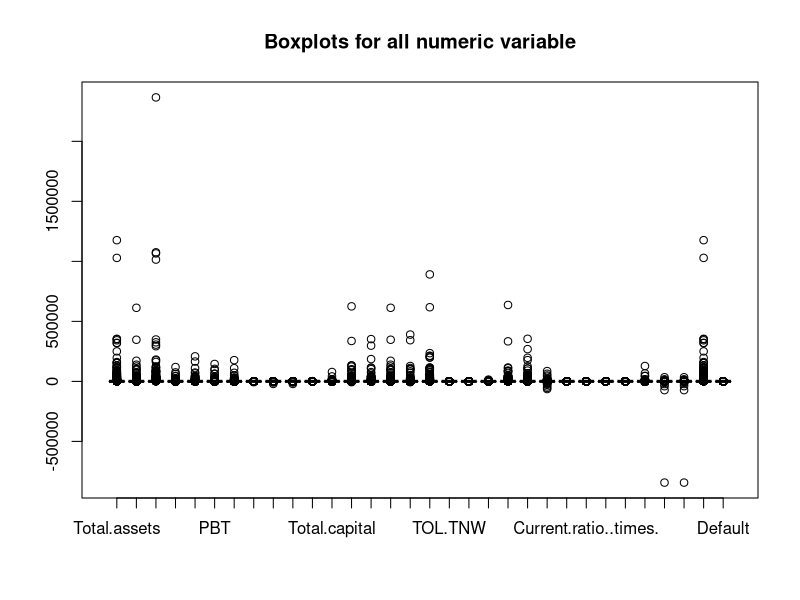
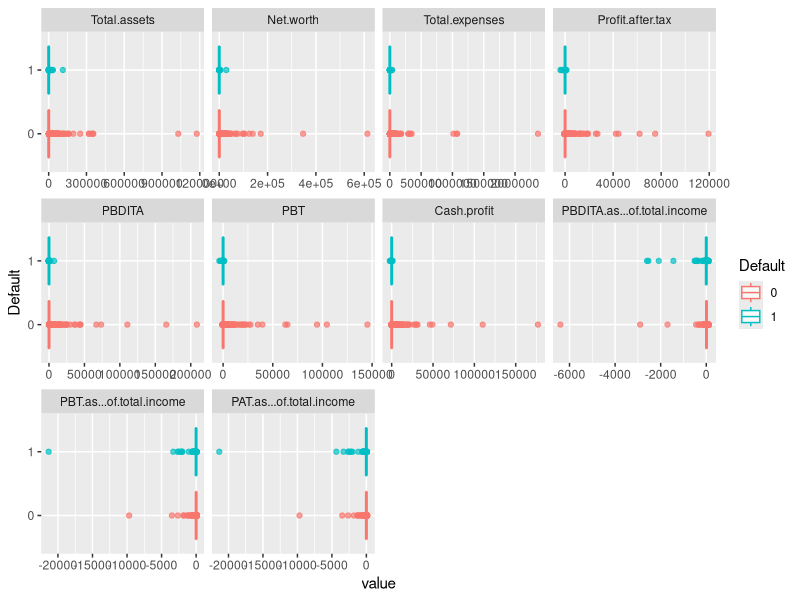
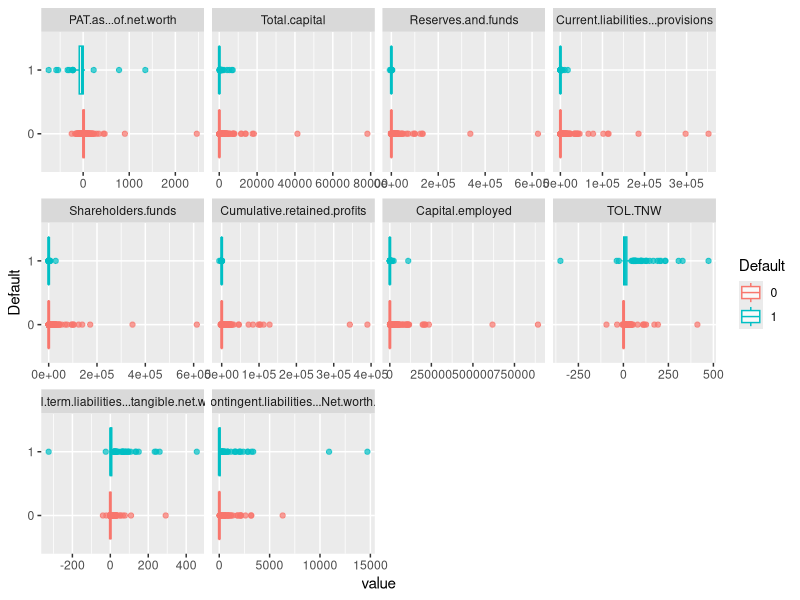
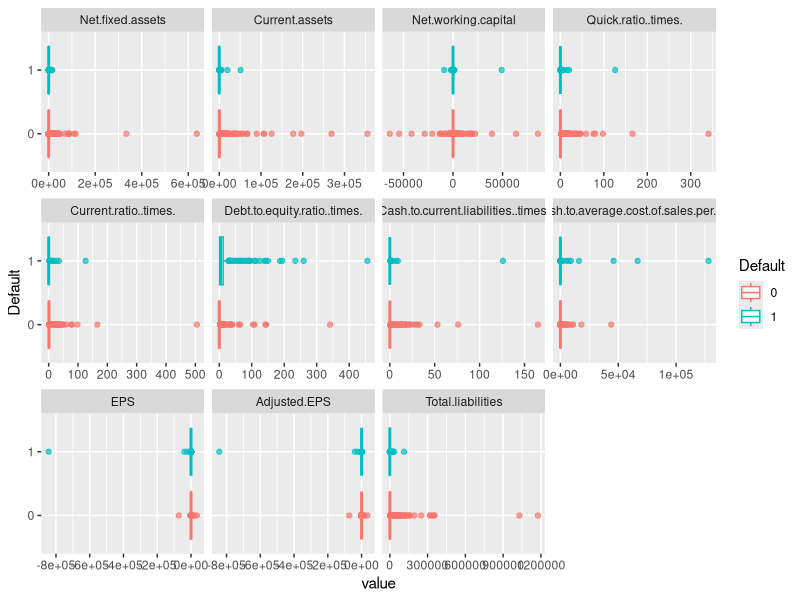
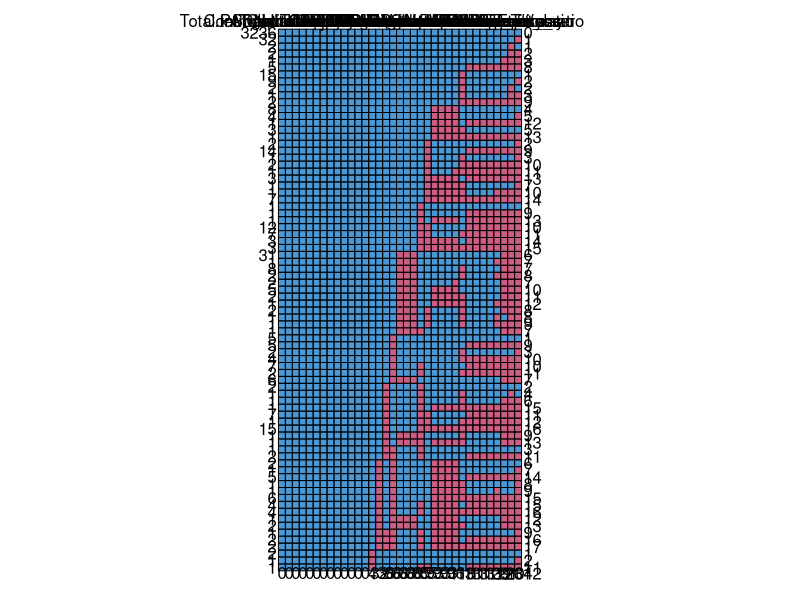
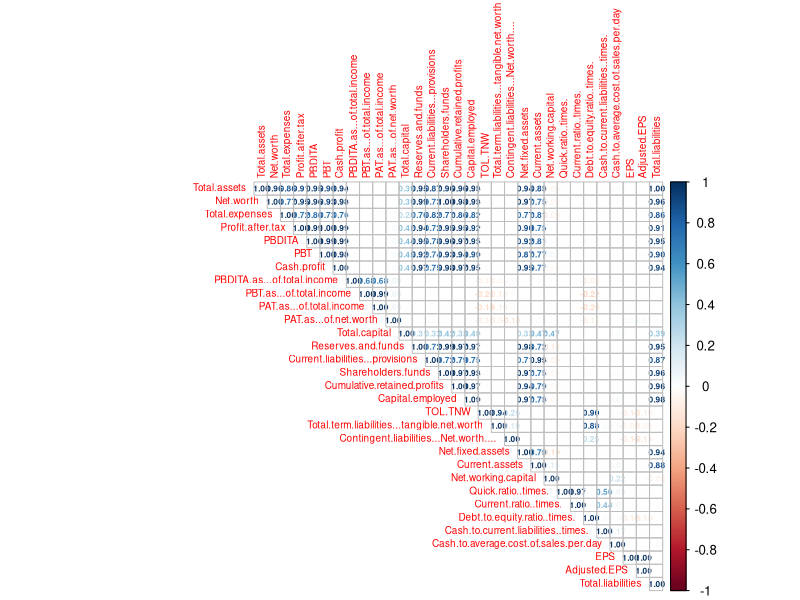
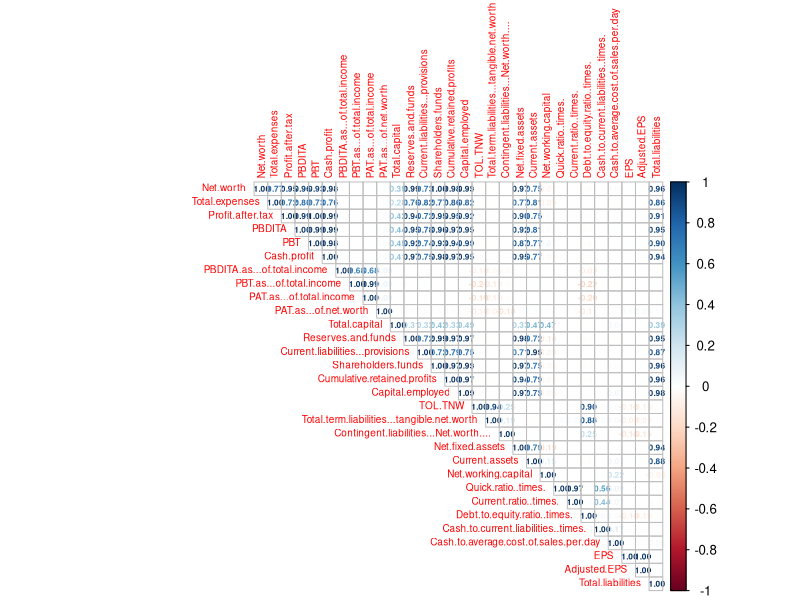
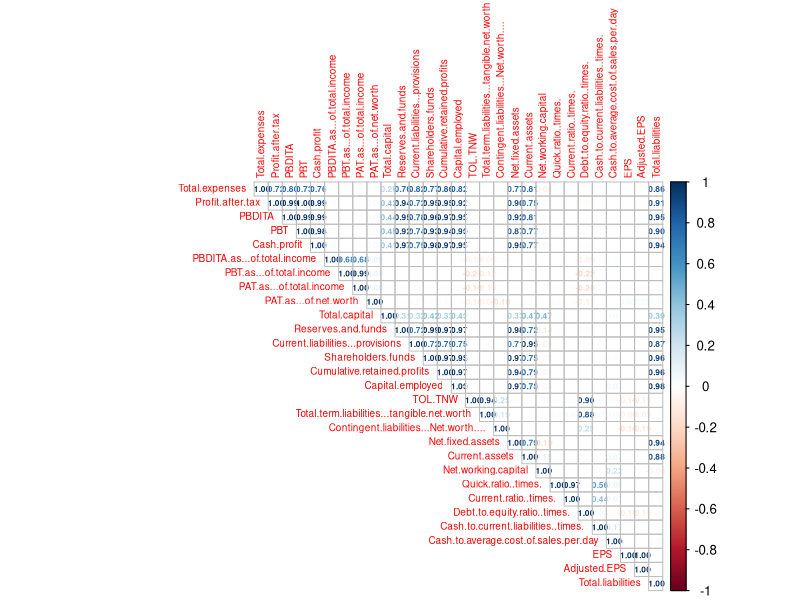

R code for these plots, in order:
#Reading the data and checking for missing values, a particular 
#variable having 5% more than to that of the complete data will be dropped
rm(list=ls())
de=read.csv("DATA1.csv",header = T)
de=de[,-22]
summary(de)
de$Networth.Next.Year=ifelse(de$Networth.Next.Year>0,0,1)
de$Networth.Next.Year=as.factor(de$Networth.Next.Year)
colnames(de)[2]="Default"
de=de[,-1]
de[, 2:50] <- sapply(de[, 2:50], as.integer)
de1=de[,2:50]

Miss <- function(x){sum(is.na(x))/length(x)*100}
apply(de1,2,Miss)

de2 <- cbind(de1, de$Default)
de2[, 1:49] <- sapply(de2[, 1:49], as.numeric)


de2=de2[,-c(3,4,13,15,16,17,20,22,29,31,39:45,49)]
apply(de2,2,Miss)
colnames(de2)[32]="Default"

table(de2$Default)
243/(243+3298)

#Boxplots for  to check the spread of the data and to spot outliers, 
#will not treating them as they seem to be valid data and plus the iqr is very narrow.

boxplot(de2,main="Boxplots for all numeric variable")

#Bivariate analysis with Default as a factor
library(reshape2)
st1<- melt(de2[,c((1:10),32)], id = c("Default"))
st2<- melt(de2[,c((11:20),32)], id = c("Default"))
st3<- melt(de2[,c((21:31),32)], id = c("Default"))

#  box plots
library(tidyverse)
zz <- ggplot(st1, aes(x=Default, y=value))
zz+geom_boxplot(aes(color = Default), alpha=0.7 ) +
  facet_wrap(~variable,scales = "free_x", nrow = 3)+
  coord_flip()
zz <- ggplot(st2, aes(x=Default, y=value))
zz+geom_boxplot(aes(color = Default), alpha=0.7 ) +
  facet_wrap(~variable,scales = "free_x", nrow = 3)+
  coord_flip()
zz <- ggplot(st3, aes(x=Default, y=value))
zz+geom_boxplot(aes(color = Default), alpha=0.7 ) +
  facet_wrap(~variable,scales = "free_x", nrow = 3)+
  coord_flip()



#creating new variables in terms of ratios
de2$Asset_Turnover=round(de1$Sales/de1$Total.assets,1)
de2$Return_asset_ratio=round(de1$Total.income/de1$Total.assets,1)
de2$Return_Equity_ratio=round(de1$Total.income/de1$Shareholders.funds,1)
summary(de2)

de2$Return_Equity_ratio[is.infinite(de2$Return_Equity_ratio)]<-0
de2$Asset_Turnover[is.infinite(de2$Asset_Turnover)]<-0
de2$Return_asset_ratio[is.infinite(de2$Return_asset_ratio)]<-0
summary(de2)


#Imputing missing values by using predictive mean matching
library(mice)
md.pattern(de2)
mymice=mice(de2,m=5,method="pmm")
mymiceComplete=complete(mymice,2)
summary(mymiceComplete)
de3=mymiceComplete
summary(de3)


#Eliminating multi collinearity by using corrplot
library(corrplot)
corrplot(cor(de3[,1:31]),method = "number",tl.cex=0.6,number.cex = 0.5,type="upper")

de3=de3[,-1]

corrplot(cor(de3[,1:30]),method = "number",tl.cex=0.6,number.cex = 0.5,type="upper")

de3=de3[,-1]

corrplot(cor(de3[,1:29]),method = "number",tl.cex=0.6,number.cex = 0.5,type="upper")

de3=de3[,-3]

corrplot(cor(de3[,1:28]),method = "number",tl.cex=0.6,number.cex = 0.5,type="upper")

de3=de3[,-c(3,4)]

corrplot(cor(de3[,1:26]),method = "number",tl.cex=0.6,number.cex = 0.5,type="upper")

de3=de3[,-1]

corrplot(cor(de3[,1:25]),method = "number",tl.cex=0.6,number.cex = 0.5,type="upper")

de3=de3[,-1]

corrplot(cor(de3[,1:24]),method = "number",tl.cex=0.6,number.cex = 0.5,type="upper")

de3=de3[,-1]

corrplot(cor(de3[,1:23]),method = "number",tl.cex=0.6,number.cex = 0.5,type="upper")

de3=de3[,-1]

corrplot(cor(de3[,1:22]),method = "number",tl.cex=0.6,number.cex = 0.5,type="upper")

de3=de3[,-4]

corrplot(cor(de3[,1:21]),method = "number",tl.cex=0.6,number.cex = 0.5,type="upper")

de3=de3[,-7]

corrplot(cor(de3[,1:20]),method = "number",tl.cex=0.6,number.cex = 0.5,type="upper")

de3=de3[,-6]

corrplot(cor(de3[,1:19]),method = "number",tl.cex=0.6,number.cex = 0.5,type="upper")

de3=de3[,-4]

corrplot(cor(de3[,1:18]),method = "number",tl.cex=0.6,number.cex = 0.5,type="upper")

de3=de3[,-5]

corrplot(cor(de3[,1:17]),method = "number",tl.cex=0.6,number.cex = 0.5,type="upper")

de3=de3[,-7]

corrplot(cor(de3[,1:16]),method = "number",tl.cex=0.6,number.cex = 0.5,type="upper")

de3=de3[,-4]

corrplot(cor(de3[,1:15]),method = "number",tl.cex=0.6,number.cex = 0.5,type="upper")

de3=de3[,-8]

corrplot(cor(de3[,1:14]),method = "number",tl.cex=0.6,number.cex = 0.5,type="upper")

de3=de3[,-14]

corrplot(cor(de3[,1:13]),method = "number",tl.cex=0.6,number.cex = 0.5,type="upper")

de3=de3[,-4]

corrplot(cor(de3[,1:12]),method = "number",tl.cex=0.8,number.cex = 0.9,type="upper")

de3=de3[,-12]

corrplot(cor(de3[,1:11]),method = "number",tl.cex=0.8,number.cex = 0.9,type="upper")



#Running a logistic regression model with the significant variables
set.seed(1234)
ll=glm(Default~.,data=de3,family =binomial(link="logit"))
summary(ll)
library(car)
vif(ll)



#######Running the model on the original data without the split.
ll=glm(Default~PAT.as...of.net.worth+Total.capital+Current.assets+
         +Debt.to.equity.ratio..times.+Current.ratio..times.+Cash.to.average.cost.of.sales.per.day+
         Asset_Turnover+Return_Equity_ratio,data=de3,family = binomial(link="logit")
)
summary(ll)


#Preparing the test data for validation

library(readxl)
ts=read_excel("test1.xlsx")
dim(ts)
ts1=ts[,c(2,15,19,34,37,38,40)]
summary(ts1)
colnames(ts1)[2]="PAT.as...of.net.worth"
colnames(ts1)[3]="Total.capital"
colnames(ts1)[4]="Current.assets"
colnames(ts1)[5]="Current.ratio..times."
colnames(ts1) [6]="Debt.to.equity.ratio..times."
colnames(ts1)[7]="Cash.to.average.cost.of.sales.per.day"
summary(ts1)
ts1$`Default - 1`=as.factor(ts1$`Default - 1`)
colnames(ts1)[1]="Default"
ts1$Asset_Turnover=round(ts$Sales/ts$`Total assets`,1)
ts1$Return_asset_ratio=round(ts$`Total income`/ts$`Total assets`,1)
ts1$Return_Equity_ratio=round(ts$`Total income`/ts$`Shareholders funds`,1)
summary(ts1)


#Cleaning the test data

library(mice)
md.pattern(ts1)
mymice=mice(ts1,m=5,method="pmm")
mymiceComplete=complete(mymice,2)
summary(mymiceComplete)
ts1=mymiceComplete
summary(ts1)
ts1=ts1[,-9]
summary(ts1)

#Predicting the probabilties for the test data 

library(caret)
pred=predict(ll,newdata = ts1,type="response")
ts1$pred=predict(ll,ts1,type="response")
ts1$pred=round(ts1$pred,2)
ts1$prob=ifelse(ts1$pred>0.2,1,0)
ts1$prob=as.factor(ts1$prob)
confusionMatrix(ts1$Default,ts1$prob,positive = "1")

#choosing the right threshold
library(ROCR)
predr=prediction(pred,ts1$Default)
as.numeric(performance(predr,"auc")@y.values)
pref=performance(predr,"tpr","fpr")
plot(pref)

#####choose the right threshold
plot(pref,colorize=T,print.cutoffs.at=seq(0,1,0.06),text.adj=c(-0.2,1.7),main="ROC for Threshold")


#sorting the data by predicted probability and dividing the data 
#into deciles of 10 and check how much of default is every decile able to capture
library(dplyr)
ts1%>%arrange(desc(pred))->ts2
ts2%>%mutate(quantile=ntile(Default,10))%>%group_by(Default,quantile)%>%summarize(N=n())%>%filter(Default==1)->dat1
ts2%>%mutate(quantile=ntile(Default,10))%>%group_by(quantile)%>%summarize(N=n())->dat
dat$perc=round(dat1$N/dat$N,1)
dat
